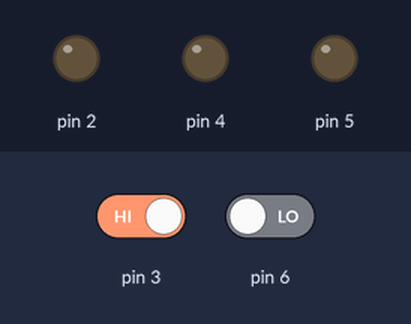
A sketch run on a simulated Arduino Uno, built with avr-gcc and run on an emulated ATmega328P. Parts: output pins drawn as LEDs (lit = HIGH). Inputs (shaded band) come from the test bench; at power-on: pin 3 HIGH, pin 6 LOW. What the sketch prints to the serial monitor is not drawn.

Above: at 1.2 s.
1.3 s: pin 3 driven LOW
At 3.1 s:
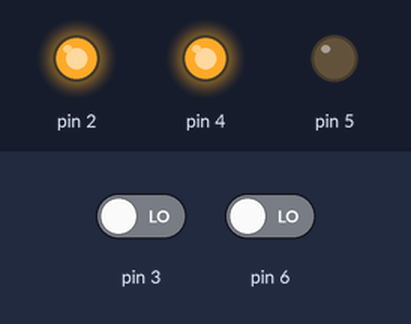
4.8 s: pin 3 driven HIGH
At 6.1 s:
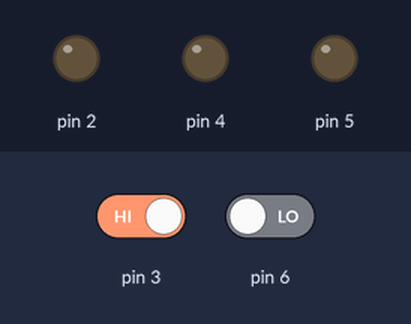
6.6 s: pin 3 driven LOW
At 8.4 s:
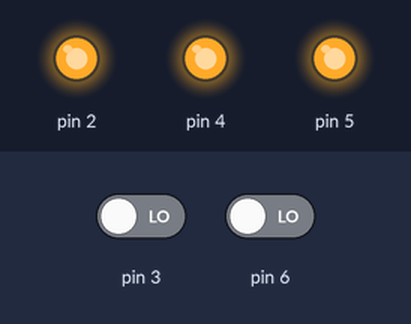
10.8 s: pin 3 driven HIGH and pin 6 driven HIGH
At 14.6 s:
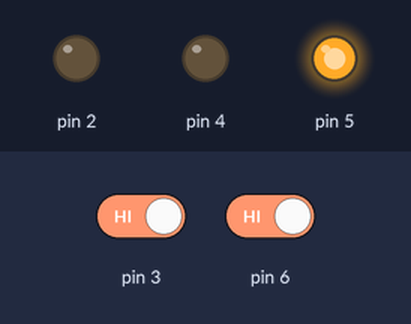
Timing chart, 0 to 14.8 s (numbered marks = the images above; inputs shaded):
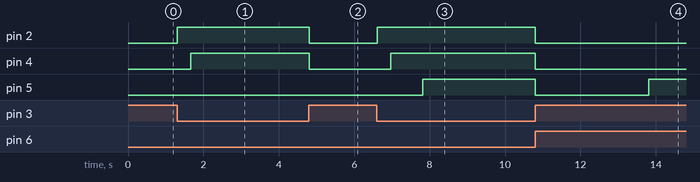

The sketch:

morse_transmitter.ino
```cpp
unsigned long start=0;
unsigned long timpA=0;
unsigned long timpB=0;
unsigned long timpC=0;
unsigned long LEDpauza=0;
unsigned long pauza=0;
int afostpus=HIGH;
int contor=HIGH;
int stareAnterioara=HIGH;
int butonListening=HIGH;
void setup()
{
  pinMode(2, OUTPUT);
  pinMode(3, INPUT);
  pinMode(4,OUTPUT);
  pinMode(5,OUTPUT);
  pinMode(6,INPUT);
  Serial.begin(9600);
}

void loop()
{
  int stareCurenta;

 if(digitalRead(6)==1)
 {
   butonListening=LOW;
   Serial.print("Listening");
 }
  else
  {
    butonListening=HIGH;
    Serial.print("Not listening");
  }

  if(digitalRead(3)==0)
  {
    stareCurenta=LOW;
    digitalWrite(2,HIGH);
  }
  else
  {
    stareCurenta=HIGH;
   digitalWrite(2,LOW);
     digitalWrite(4,LOW);
  }


  if(stareAnterioara != stareCurenta && stareCurenta==0)
  {
   start=millis();


  }

  if(stareAnterioara == stareCurenta && stareCurenta==0)
  {

    timpB=millis()-start;

    if(timpB>350)
        digitalWrite(4,HIGH);


  }

    if(contor==LOW)
    {
      LEDpauza=millis()-pauza;
      if(LEDpauza>3000)
        digitalWrite(5,HIGH);


    }


  if(stareAnterioara != stareCurenta && stareCurenta==1)
  {


    timpA=millis()-start;

    if(contor==HIGH)
    {
    pauza=millis();
    }

    if(contor==LOW)
    {
     timpC=millis() - pauza;
      contor=HIGH;

      if(timpC>5000)
      {
       Serial.print("/");
        digitalWrite(5,LOW);
      }
      else if(timpC>3000)
      {
       Serial.print(" ");
        digitalWrite(5,LOW);
      }

    }


    if(timpA<65)
    {

    }
     else if(timpA>350)
    {
       Serial.print("-");


    }
    else
    {
       Serial.print(".");
    }


    if(contor==HIGH)
     pauza=millis();

    contor=LOW;


  }


   stareAnterioara=stareCurenta;


}
```

Measured:
- after the input at 1.3 s, pin 2: LOW → HIGH at once; pin 4: LOW → HIGH after 0.36 s
- after the input at 4.8 s, pin 2, pin 4: HIGH → LOW at once
- after the input at 6.6 s, pin 2: LOW → HIGH at once; pin 4: LOW → HIGH after 0.36 s
- after the input at 10.8 s, pin 2, pin 4: HIGH → LOW at once; pin 5: HIGH → LOW at once, → HIGH 3.0 s later
